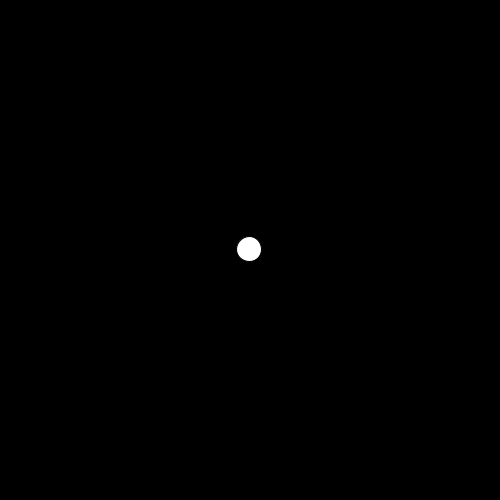
Frame 1 (no input)
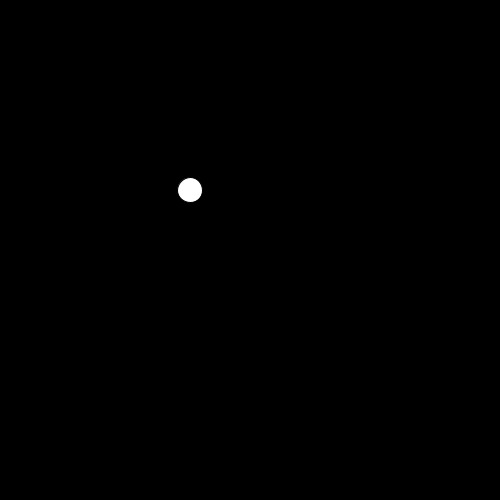
Frame 60 (the mouse pressed at the canvas centre just before this capture)
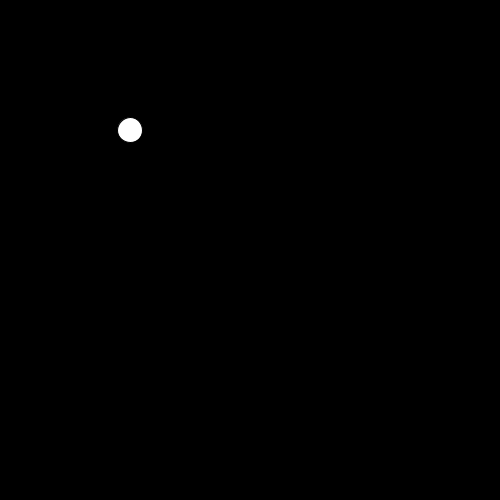
Frame 120 (the mouse held since frame 60 and released just before this capture)

The Processing sketch that drew these frames (run headless with seeded random() and noise(); from frame 60 on, the mouse is pressed at the canvas centre):

// Processing sketch: BouncingBall_Chase
// ── BouncingBall_Chase.pde
Ball ball = new Ball(250, 250, 25);

void setup() {
  size(500, 500);
  ellipseMode(CENTER);
}

void draw() {

  ball.step();

  background(0);
  ellipse(ball.x, ball.y, ball.diameter, ball.diameter);
} //End of draw()

void mouseClicked() {
  ball.targetX = mouseX; 
  ball.targetY = mouseY; 
} //End of mouseClicked()

// ── Ball.pde
class Ball {
  int x; //Value supplied through instance
  int y; //Value supplied through instance
  int diameter;

  int targetX;
  int targetY;

  Ball(int x, int y, int diameter) {
    this.x = x;
    this.y = y;
    this.diameter = diameter;
    //targetX; //starting value must match initial instance value
    //targetY; //starting value must match initial instance value
  } //End of Constructor

  void step() {
    Boolean XSmaller = false;
    println(XSmaller);
    Boolean YSmaller = false;
    float run = x-targetX;
    if (run < 0) {
      run = run * -1;
    }
    float rise = y-targetY;
    if (rise < 0) {
      rise = rise * -1;
    }
    float smallest;
    float largest;
    float step;
    if (run >= rise) {
      largest = run;
      smallest = rise;
      YSmaller = true;
    } else {
      smallest = run;
      largest = rise;
      XSmaller = true;
    }
    step = largest/smallest;

    if (x < targetX) {
      if (XSmaller == true) {
        x++;
      } else {
        x = int(float(x) + step);
      }
    } else {
      if (XSmaller == true) {
        x--;
      } else {
        x = int(float(x) - step);
      }
    }

    if (y < targetY) {
      if (YSmaller == true) {
        y++;
      } else {
        y = int(float(y) + step);
      }
    } else {
      if (YSmaller == true) {
        y--;
      } else {
        y = int(float(y) - step);
      }
    }
  } //End of step
} // End of class Ball
